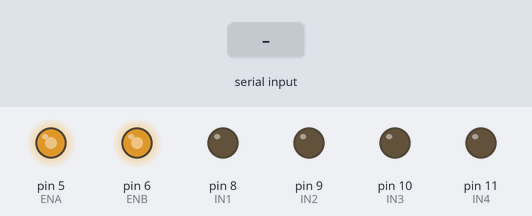
Bench run of a sketch on a simulated Arduino Uno, built with avr-gcc and run on an emulated ATmega328P. Shown: output pins drawn as LEDs (lit = HIGH). The inputs (shaded band) are chosen by the test bench.

Above: at 1.2 s.
1.3 s: "F" received over Serial
At 2.3 s:
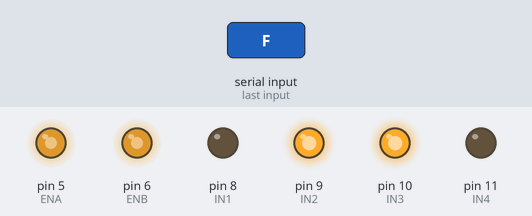
2.8 s: "B" received over Serial
At 3.4 s:
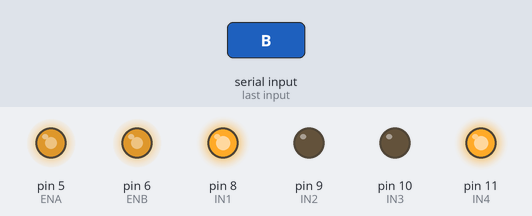
4.3 s: "L" received over Serial
At 4.6 s:
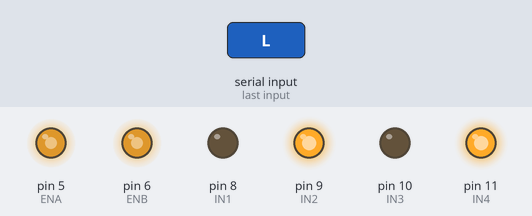
5.8 s: "R" received over Serial
At 6.9 s:
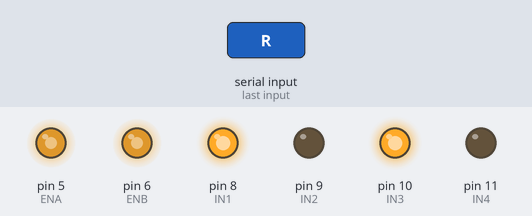
7.3 s: "S" received over Serial
At 8.1 s:
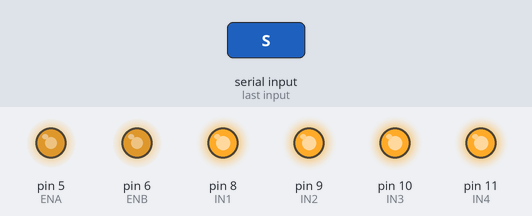
Timing chart, 0 to 9.8 s (numbered marks = the images above; inputs shaded):
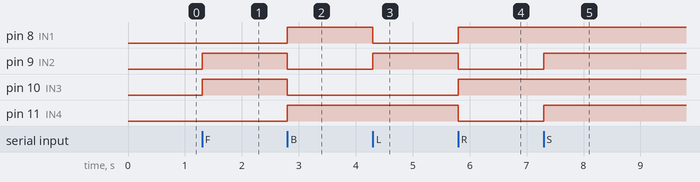

The sketch:

Bluetooth_Remote_Control_Car.ino
```cpp
  unsigned char Bluetooth_val;       //defining variable val
    #define ENA 5
    #define ENB 6

    #define IN1 8
    #define IN2 9
    #define IN3 10
    #define IN4 11

  unsigned char Lpwm_val = 180;
  unsigned char Rpwm_val = 180;

 void M_Control_IO_config()
  {
    pinMode(IN1,OUTPUT);
    pinMode(IN2,OUTPUT);
    pinMode(IN3,OUTPUT);
    pinMode(IN4,OUTPUT);
    pinMode(ENA,OUTPUT);
    pinMode(ENB,OUTPUT);
  }

  void Set_Speed(unsigned char Left,unsigned char Right)
  {
    analogWrite(ENA,Left);
    analogWrite(ENB,Right);
  }

  void forward(){
      digitalWrite(IN1,LOW);
      digitalWrite(IN2,HIGH);
      digitalWrite(IN3,HIGH);
      digitalWrite(IN4,LOW);

    }

    void back(){
      digitalWrite(IN1,HIGH);
      digitalWrite(IN2,LOW);
      digitalWrite(IN3,LOW);
      digitalWrite(IN4,HIGH);

    }

    void left(){
      digitalWrite(IN1,LOW);
      digitalWrite(IN2,HIGH);
      digitalWrite(IN3,LOW);
      digitalWrite(IN4,HIGH);

    }

    void right(){
      digitalWrite(IN1,HIGH);
      digitalWrite(IN2,LOW);
      digitalWrite(IN3,HIGH);
      digitalWrite(IN4,LOW);

    }

    void stop()
    {
      digitalWrite(IN1,HIGH);
      digitalWrite(IN2,HIGH);
      digitalWrite(IN3,HIGH);
      digitalWrite(IN4,HIGH);
    }

  void setup()
  {
    M_Control_IO_config();
    Set_Speed(Lpwm_val,Rpwm_val);
    Serial.begin(9600);   //initialized serial port , using Bluetooth as serial port, setting baud at 9600
    //stop();
  }
  void loop()
  {
    if(Serial.available()) //to judge whether the serial port receives the data.
      {
      Bluetooth_val=Serial.read();  //reading (Bluetooth) data of serial port,giving the value of val;
      switch(Bluetooth_val)
      {
        case 'F':forward();
        break;
        case 'B': back();
        break;
        case 'L':left();
        break;
        case 'R':right();
        break;
        case 'S':stop();
        break;
      }
      }
  }
```

Measured:
- after the input at 1.3 s, pin 9 (IN2), pin 10 (IN3): LOW → HIGH at once
- after the input at 2.8 s, pin 8 (IN1), pin 11 (IN4): LOW → HIGH at once; pin 9 (IN2), pin 10 (IN3): HIGH → LOW at once
- after the input at 4.3 s, pin 8 (IN1): HIGH → LOW at once; pin 9 (IN2): LOW → HIGH at once
- after the input at 5.8 s, pin 8 (IN1), pin 10 (IN3): LOW → HIGH at once; pin 9 (IN2), pin 11 (IN4): HIGH → LOW at once
- after the input at 7.3 s, pin 9 (IN2), pin 11 (IN4): LOW → HIGH at once
